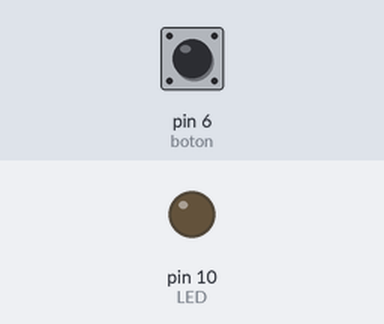
Simulated run of this sketch. Board: Arduino Uno, built with avr-gcc and run on an emulated ATmega328P. On the bench: output pins drawn as LEDs (lit = HIGH). The test bench sets the inputs (shaded band); at power-on: pin 6 (boton) HIGH.

Above: at 1.2 s.
1.3 s: pin 6 (boton) pulled LOW for 0.15 s
At 2.0 s:
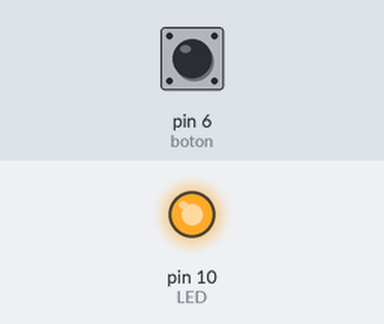
2.9 s: pin 6 (boton) pulled LOW for 1 s
At 3.3 s:
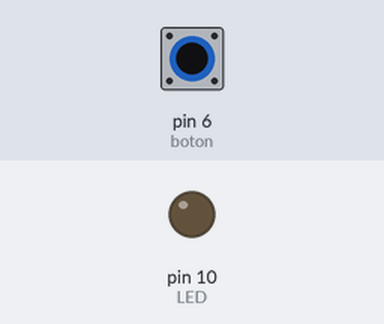
5.4 s: pin 6 (boton) pulled LOW for 3.2 s
At 6.4 s:
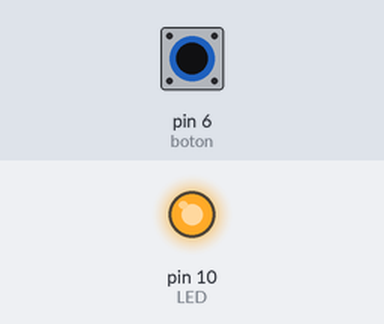
Timing chart, 0 to 8.4 s (numbered marks = the images above; inputs shaded):
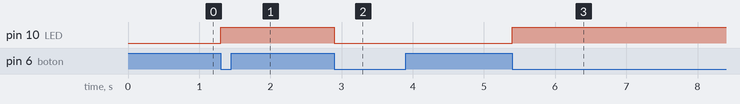

The sketch:

Set_Reset_un_boton.ino
```cpp
int LED = 10 ; int boton = 6 ;
boolean estado = true ;
boolean estado_anterior = true ;
void setup()
{
pinMode(boton, INPUT_PULLUP); //Hemos eliminado R3
pinMode(LED, OUTPUT);
}
void loop()
{
estado = digitalRead(boton);
if (estado != estado_anterior) //hay cambio : Han pulsado o soltado
{
if (estado == LOW) //Al pulsar botón cambiar LED, pero no al soltar
digitalWrite(LED, !digitalRead(LED));
estado_anterior = estado ; // Para recordar el ultimo valor
}
}
```

Measured:
- after the input at 1.3 s, pin 10 (LED): LOW → HIGH at once
- after the input at 2.9 s, pin 10 (LED): HIGH → LOW at once
- after the input at 5.4 s, pin 10 (LED): LOW → HIGH at once
